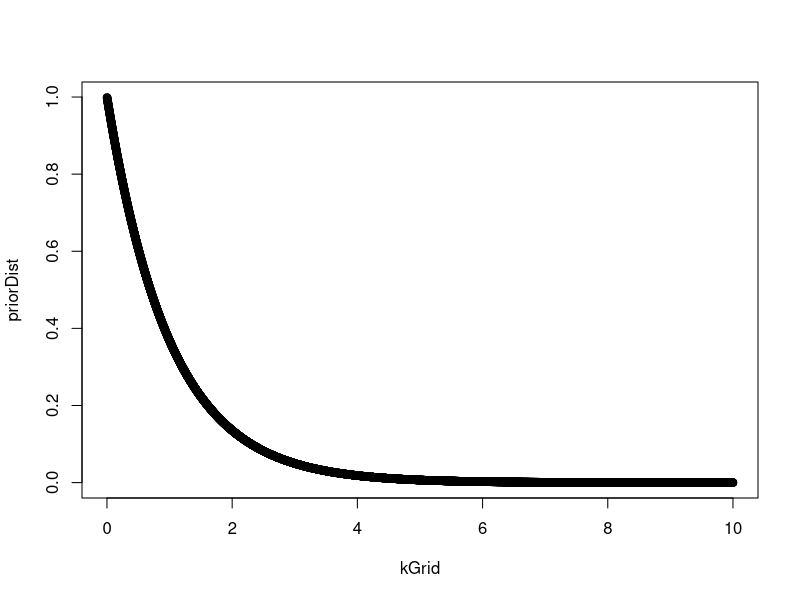
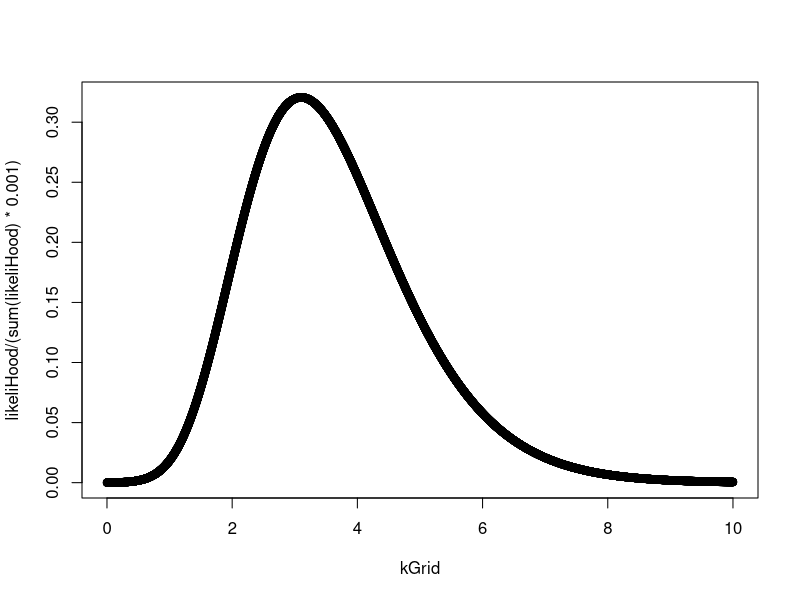
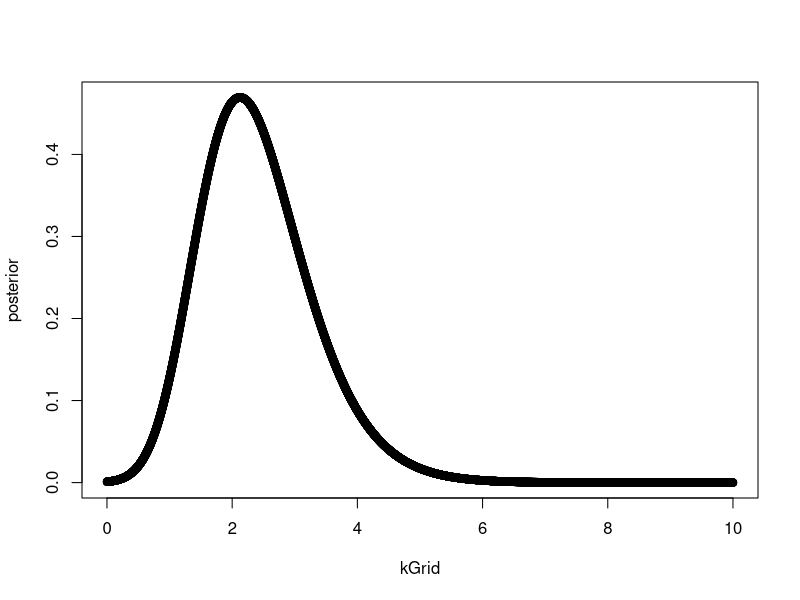

These figures' R source, in order: (Note: this script raises an error after producing the figures.)
#Part 3
mu = 2.39
obsRad = c(-2.44, 2.14, 2.54, 1.83, 2.02, 2.33, -2.79, 2.23, 2.07, 2.02)

kGrid <- seq(0.001, 10, by=0.001)

priorDist <- dexp(kGrid)
plot(kGrid, priorDist, )
kappa = kGrid

dvonmises <- function(y, mu, kappa){
  res = 1
  for (i in y){
    res = res*(exp(kappa*cos(i-mu))/(2*pi*besselI(kappa,0)))
  }
  return(res)
}

likeliHood <- dvonmises(obsRad, mu, kappa)
plot(kGrid, likeliHood/(sum(likeliHood)*0.001))
posterior = likeliHood*priorDist

posterior = (posterior/sum(posterior))/0.001

plot(kGrid, posterior)

md = Mode(posterior)
index = which(posterior == max(posterior))
k = kGrid[index]
print(k)
